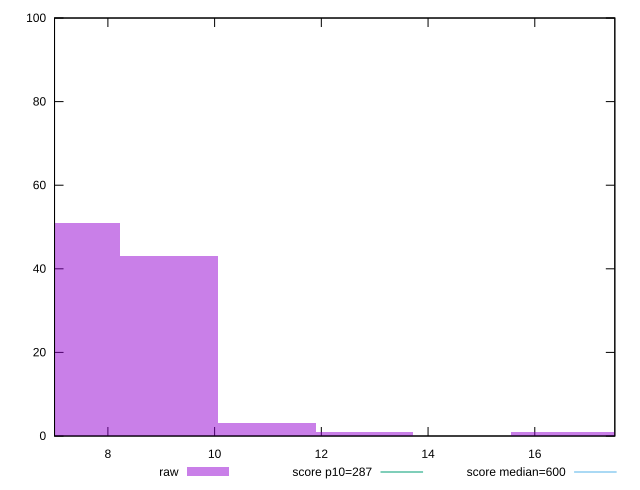

This chart was generated by the following gnuplot code:
reset

$raw <<EOF
12.807041940091379 1
7.3183096800522165 51
9.14788710006527 43
10.977464520078325 3
16.466196780117485 1
18.29577420013054 1
EOF

set key outside below
set boxwidth 1.8295774200130541
set xrange [7:17.5]
set yrange [0:100]
set trange [0:100]
set style fill transparent solid 0.5 noborder

set parametric
set terminal svg size 640, 490 enhanced background rgb 'white'
set output "report_00018_2021-02-10T15-25-16.877Z/total-blocking-time/samples/pages+cached+noadtech+nomedia/raw/histogram.svg"

plot $raw title "raw" with boxes, \
     287,t title "score p10=287", \
     600,t title "score median=600"

reset
